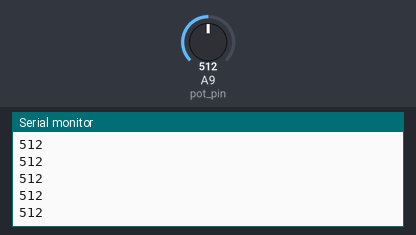
Simulated run of this sketch. Board: Arduino Mega 2560, built with avr-gcc and run on an emulated ATmega2560. On the bench: the last lines printed to the serial monitor. The test bench sets the inputs (shaded band); at power-on: A9 (pot_pin) = 512.

Above: at 1.2 s.
1.3 s: A9 (pot_pin) set to 716
At 2.3 s:
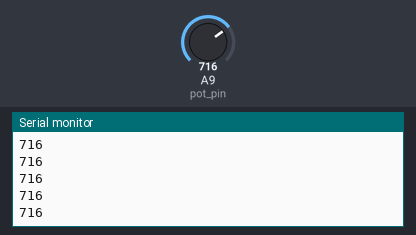
2.8 s: A9 (pot_pin) set to 900
At 3.3 s:
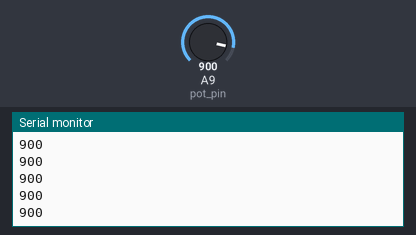
Timing chart, 0 to 5.8 s (numbered marks = the images above; inputs shaded):
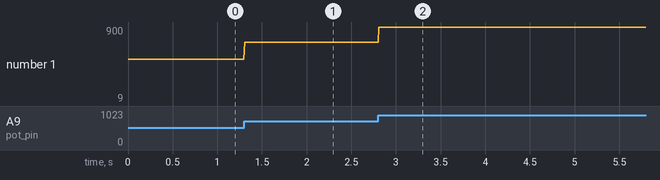

Measured:
- after the input at 1.3 s, the serial monitor: prints a new line at once (image 1)
- after the input at 2.8 s, the serial monitor: prints a new line at once (image 2)
- plotted number 1: 512 → 716 after the input at 1.3 s, 716 → 9 after the input at 2.8 s

The sketch:

Potentiometer_serial_test.ino
```cpp
/*
  BRC MEGA 2560 shield potentiometer to serial
  Byala Robots Club
  author: A.Anchev
*/

#define pot_pin A9

// =============== SETUP =============
void setup() {
  Serial.begin(9600);
}

// ============== LOOP ==============
void loop() {
  int sensorValue = analogRead(pot_pin);
  Serial.println(sensorValue);
  delay(7);
}
```
